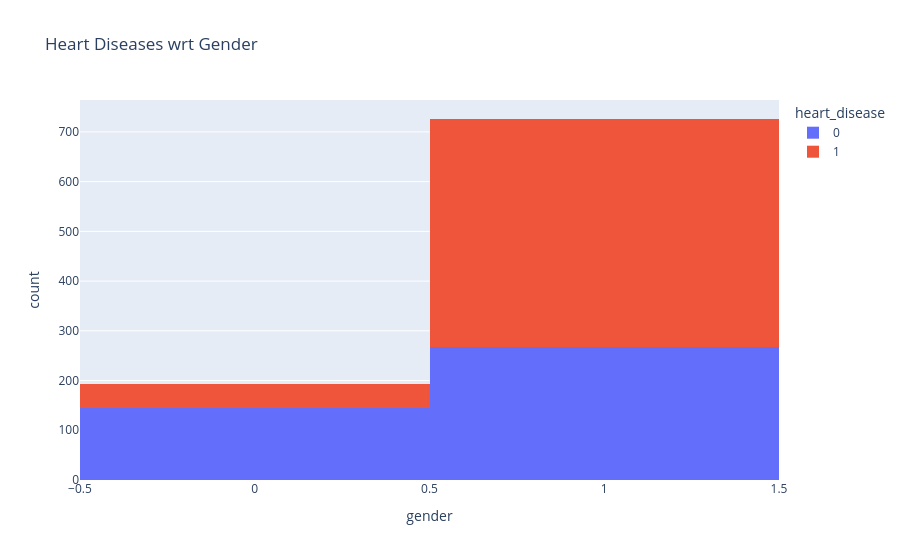

Notebook code for this chart:
### Code cell
px.histogram(heart_df, x = 'gender', color = 'heart_disease' , title= "Heart Diseases wrt Gender")

### Figure 1 — Plotly figure (JSON) as saved in the notebook; plotly's stock layout.template omitted (floating-point values rounded to 4 significant figures; data arrays with more than 128 entries replaced by an {"elided": "..."} marker saying what was removed)
{"data": [{"bingroup": "x", "hovertemplate": "heart_disease=0<br>gender=%{x}<br>count=%{y}<extra></extra>", "legendgroup": "0", "marker": {"color": "#636efa", "pattern": {"shape": ""}}, "name": "0", "orientation": "v", "showlegend": true, "type": "histogram", "x": {"elided": "411 int values"}, "xaxis": "x", "yaxis": "y"}, {"bingroup": "x", "hovertemplate": "heart_disease=1<br>gender=%{x}<br>count=%{y}<extra></extra>", "legendgroup": "1", "marker": {"color": "#EF553B", "pattern": {"shape": ""}}, "name": "1", "orientation": "v", "showlegend": true, "type": "histogram", "x": {"elided": "509 int values"}, "xaxis": "x", "yaxis": "y"}], "layout": {"barmode": "relative", "legend": {"title": {"text": "heart_disease"}, "tracegroupgap": 0}, "title": {"text": "Heart Diseases wrt Gender"}, "xaxis": {"anchor": "y", "domain": [0, 1], "title": {"text": "gender"}}, "yaxis": {"anchor": "x", "domain": [0, 1], "title": {"text": "count"}}}}
